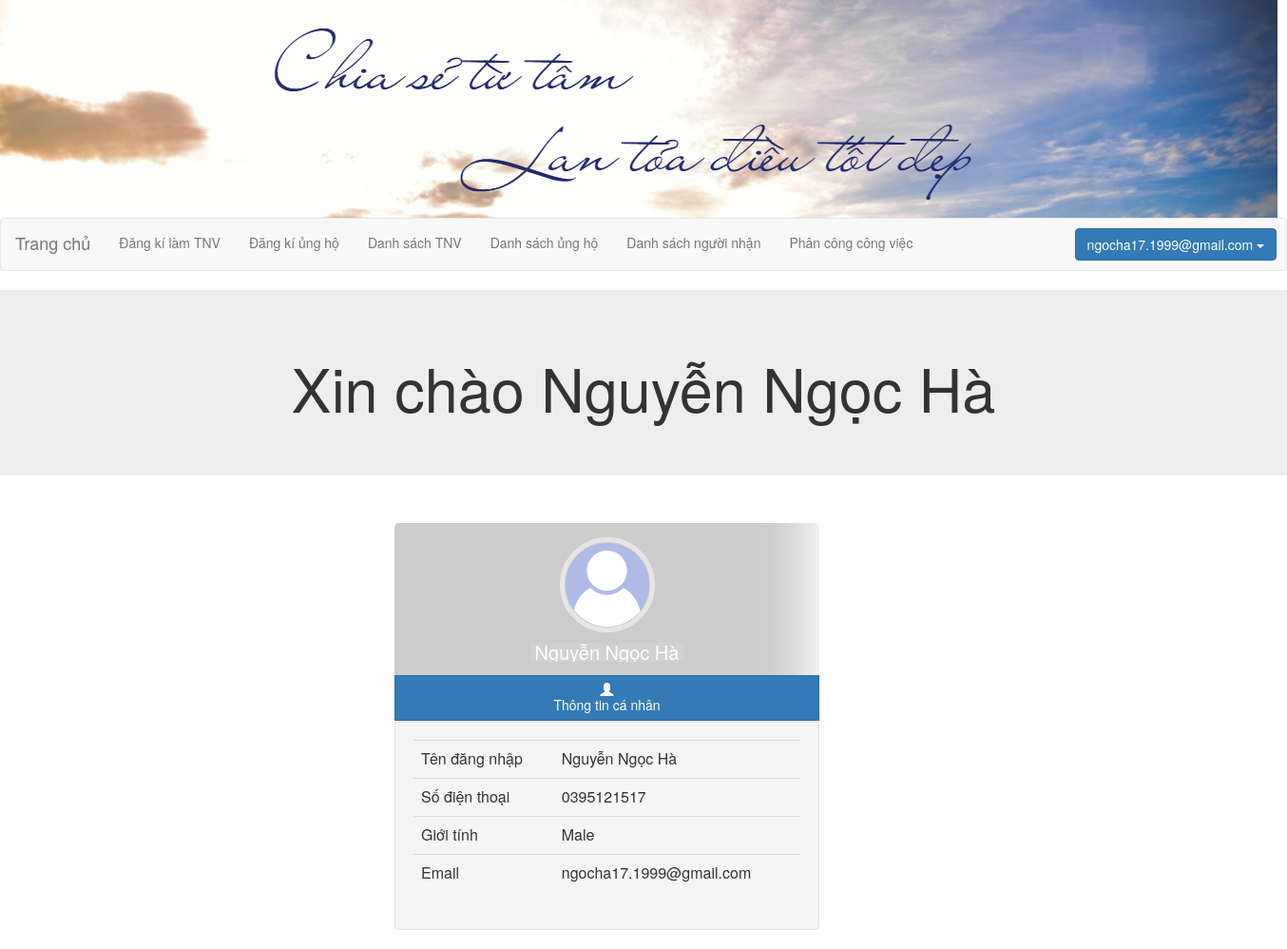
/Account.php (signed in), run on the app's committed database.
### tables this page shows
CREATE TABLE `userDB` (
  `ID` int(11) NOT NULL,
  `Firstname` varchar(255) NOT NULL,
  `Lastname` varchar(255) NOT NULL,
  `Gender` varchar(10) NOT NULL,
  `Email` varchar(255) NOT NULL,
  `Password` varchar(255) NOT NULL
);

### Account.php (the view, shortened to what this page needs)
<?php
include_once('link.php');
include_once('header1.php');
include_once('welcome1.php');
?>
<div id="account">
<div class="col-lg-6 col-sm-6">
    <div class="card hovercard">
        <div class="card-background">
        </div>
        <div class="useravatar">
            <img alt="" src="img/user.svg">
        </div>
        <div class="card-info"> <span class="card-title"><?php echo $fname ?></span>
        </div>
    </div>
    <div class="btn-pref btn-group btn-group-justified btn-group-lg" role="group" aria-label="...">
        <div class="btn-group" role="group">
            <button type="button" id="stars" class="btn btn-primary" href="#tab1" data-toggle="tab"><span class="glyphicon glyphicon-user" aria-hidden="true"></span>
                <div class="hidden-xs">Thông tin cá nhân</div>
            </button>
        </div>
    </div>
        <div class="well">
      <div class="tab-content">
        <div class="tab-pane fade in active" id="tab1">
          <table class="table">
          	<tr>
          		<td>Tên đăng nhập</td>
          		<td><?php echo $fname; ?></td>
          	</tr>
          	<tr>
          		<td>Số điện thoại</td>
          		<td><?php echo $lname; ?></td>
          	</tr>
          	<tr>
          		<td>Giới tính</td>
          		<td><?php echo $gender; ?></td>
          	</tr>
          	<tr>
          		<td>Email</td>
          		<td><?php echo $email; ?></td>
          	</tr>
          </table>
        </div>
      </div>
    </div>
    </div>
    </div>

### welcome1.php
<?php
include_once('link.php');
include_once('header1.php');
require_once('connection.php');
$id = $_SESSION['id'];
$fname = $lname = $email = $gender = '';
$sql = "SELECT * FROM userDB WHERE ID='$id'";
$result = mysqli_query($conn, $sql);
if(mysqli_num_rows($result) > 0)
{
	while($row = mysqli_fetch_assoc($result))
	{
		$fname = $row["Firstname"];
		$lname = $row["Lastname"];
		$email = $row["Email"];
		$gender = $row["Gender"];
	}
}
?>
<div class="jumbotron">
	<center>
		<h1>Xin chào <?php echo $fname; ?></h1>
	</center>
</div>

### css/style.css (style rules this page uses)
#account { margin-left: 400px; }

### css/account.css (style rules this page uses)
.card { margin-top: 20px; padding: 30px; background-color: rgba(214, 224, 226, 0.2); -webkit-border-top-left-radius:5px; -moz-border-top-left-radius:5px; border-top-left-radius:5px; -webkit-border-top-right-radius:5px; -moz-border-top-right-radius:5px; border-top-right-radius:5px; -webkit-box-sizing: border-box; -moz-box-sizing: border-box; box-sizing: border-box; }
.card.hovercard { position: relative; padding-top: 0; overflow: hidden; text-align: center; background-color: #fff; background-color: rgba(255, 255, 255, 1); }
.card.hovercard .card-background { height: 130px; }
.card.hovercard .useravatar { position: absolute; top: 15px; left: 0; right: 0; }
.card.hovercard .useravatar img { width: 100px; height: 100px; max-width: 100px; max-height: 100px; -webkit-border-radius: 50%; -moz-border-radius: 50%; border-radius: 50%; border: 5px solid rgba(255, 255, 255, 0.5); }
.card.hovercard .card-info { position: absolute; bottom: 14px; left: 0; right: 0; }
.card.hovercard .card-info .card-title { padding:0 5px; font-size: 20px; line-height: 1; color: white; background-color: rgba(255, 255, 255, 0.1); -webkit-border-radius: 4px; -moz-border-radius: 4px; border-radius: 4px; }
.card.hovercard .card-info { overflow: hidden; font-size: 12px; line-height: 20px; color: #737373; text-overflow: ellipsis; }
.btn-pref .btn { -webkit-border-radius:0 !important; }
.card-title { color:white; }

### data on the page
userdb: Firstname "Nguyễn Ngọc Hà", Lastname "0395121517", Gender "Male", Email "ngocha17.1999@gmail.com"

### other printed values
$email "ngocha17.1999@gmail.com"
